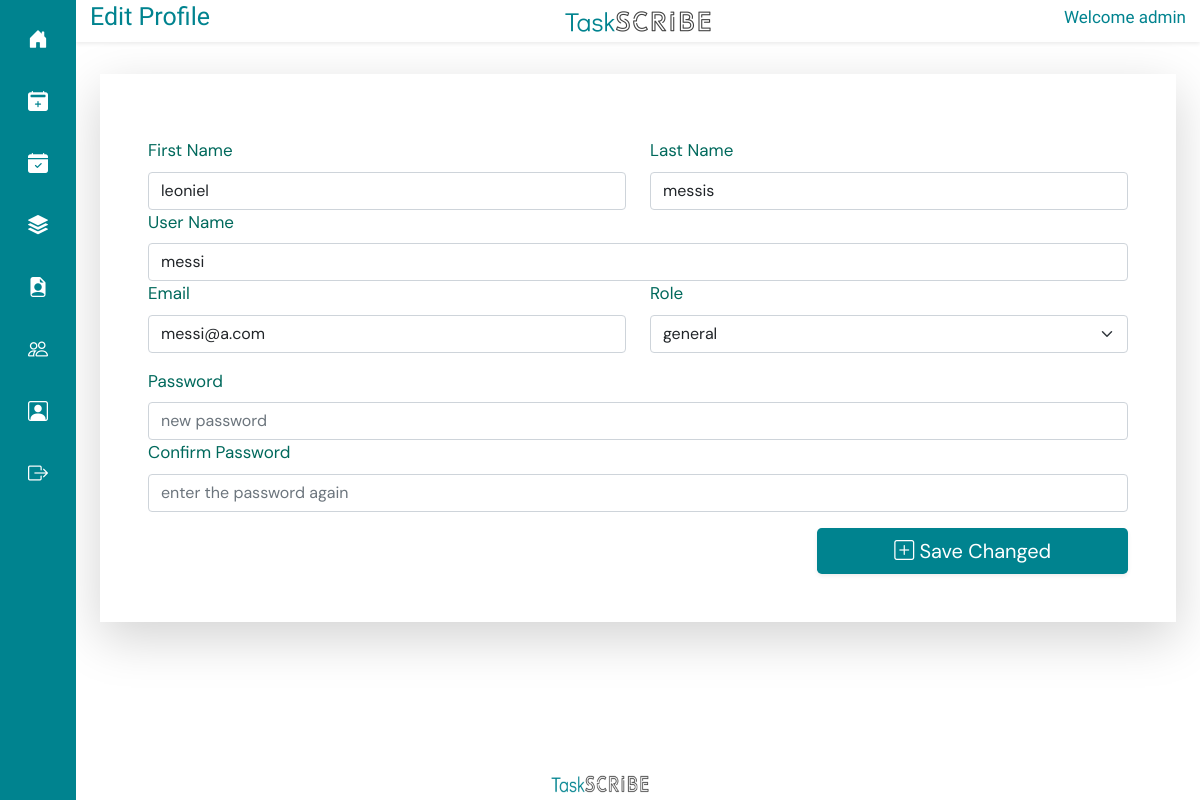
Page /edit_user/4/ (signed in) on the earlier database version.
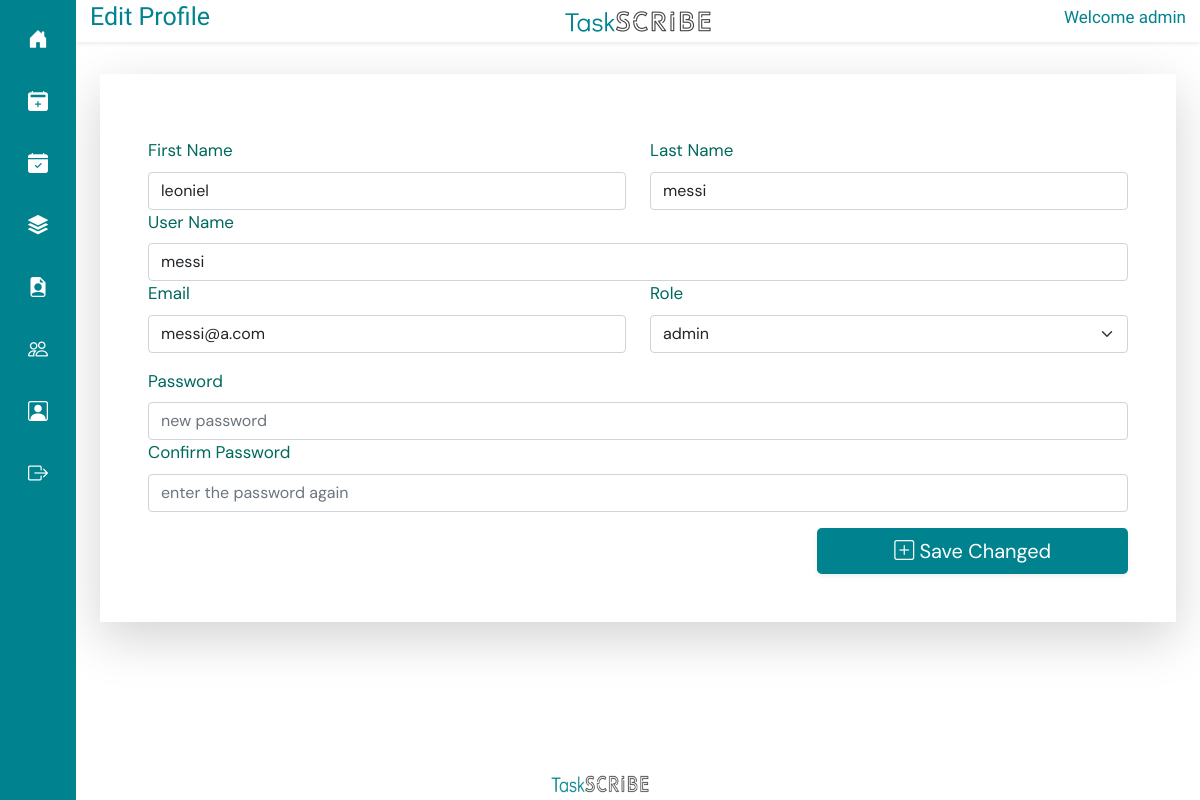
Same page on the later database version.
### taskapp/models.py (models this page shows, shortened)
class CustomUser(AbstractUser):
    ROLE_CHOICES = (
        ('admin', 'Admin'),
        ('general', 'General'),
    )
    role = models.CharField(max_length=10, choices=ROLE_CHOICES, default='general')

### taskapp/views.py (the view, shortened to what this page needs)
# urls.py: path('edit_user/<int:user_id>/', edit_user, name='edit_user'),
@login_required(login_url="/login/")
def edit_user(request, user_id):
    loged_test = request.user.username
    loged_role = request.user.role
    user = CustomUser.objects.get(id=user_id)
    if request.user.is_authenticated and request.user.is_superuser:
        username = request.GET.get('user_name')
    else:
        messages.error(request, "not permitted")
    return render(request, 'edit_user.html', {'user': user, 'loged_user' : loged_test, "loged_role" : loged_role})

### templates/edit_user.html (shortened to what this page needs)
{% extends 'base.html' %}
{% load static %}
{% block titlecontent %}
<div class="row shadow-sm align-items-center" style=" margin-top: 0px; padding: 2px;  color: #00838f;">
    <div class="col">
      <h2 style="font-family: Didact Gothic; text-align: left; font-size: 25px;">Edit Profile</h2>
    </div>
    <div class="col align-items-center text-center">
      <img src="{% static 'img/logof.png' %}" width="150px" height="25px" alt="">
    </div>
    <div class="col align-items-center">
      <h2  style="font-family: Didact Gothic; text-align: right; font-size: 17px;">Welcome {{ loged_user }}</h2>
    </div>
  </div>
{% endblock %}
{% block content %}
<div class="container">
    <div class="row justify-content-center mt-3">
        <form class="g-3 shadow-lg p-5"  method="get" style="background-color: white;  padding-bottom: 20px; padding-top: 20px;">
            <div class="row mt-3">
                <div class="col">
                    <label for="client" class="form-label">First Name</label>
                    <input type="text" value="{{user.first_name}}" class="form-control" id="first_name" placeholder="first name"
                        name="first_name">
                </div>
                <div class="col">
                    <label for="client" class="form-label">Last Name</label>
                    <input type="text" value="{{user.last_name}}" class="form-control" id="last_name" placeholder="last name"
                        name="last_name">
                </div>
            </div>
            <div class="row">
                <div class="col">
                    <label for="task" class="form-label">User Name</label>
                    <input type="text" value="{{user.username}}" class="form-control" id="task" placeholder="Task name"
                        name="user_name">
                </div>
            </div>
            <div class="row">
                <div class="col">
                    <label for="task" class="form-label">Email</label>
                    <input type="text" value="{{user.email}}" class="form-control" id="task" placeholder="example@gmail.com"
                        name="email">
                </div>
                <div class="col">
                    <label for="role" class="form-label">Role</label>
                    <select name="role" id="status" class="form-select">
                        <option value="admin" {% if user.role == 'admin' %}selected{% endif %}>admin</option>
                        <option value="general" {% if user.role == 'general' %}selected{% endif %}>general</option>
                    </select>
                </div>
            </div>
            <div class="row mt-3">
                <div class="col">
                    <label for="pass" class="form-label">Password</label>
                    <input type="password" value="" class="form-control" id="pass1" placeholder="new password"
                        name="password">
                </div>
            </div>
            <div class="row">
                <div class="col">
                    <label for="pass2" class="form-label">Confirm Password</label>
                    <input type="password" value="" class="form-control" id="pass2" placeholder="enter the password again"
                        name="password2">
                </div>
            </div>
            <div class="row mt-3">
                <div class="col-lg-8"></div>
                <div class="col-lg-4">
                    <button type="submit" class="btn btn-lg btn-floating w-100 shadow-sm"
                        style="background-color: #00838f; border: none; color: #fff; font-family: DM Sans;">
                        <i class="bi bi bi-plus-square" style="color: #fff;"></i> Save Changed</button>
                </div>
            </div>
        </form>
            </div>
</div>
{% endblock%}

Differences in the rows shown:
changed CustomUser "leoniel": last_name "messis" → "messi"; role "general" → "admin"
